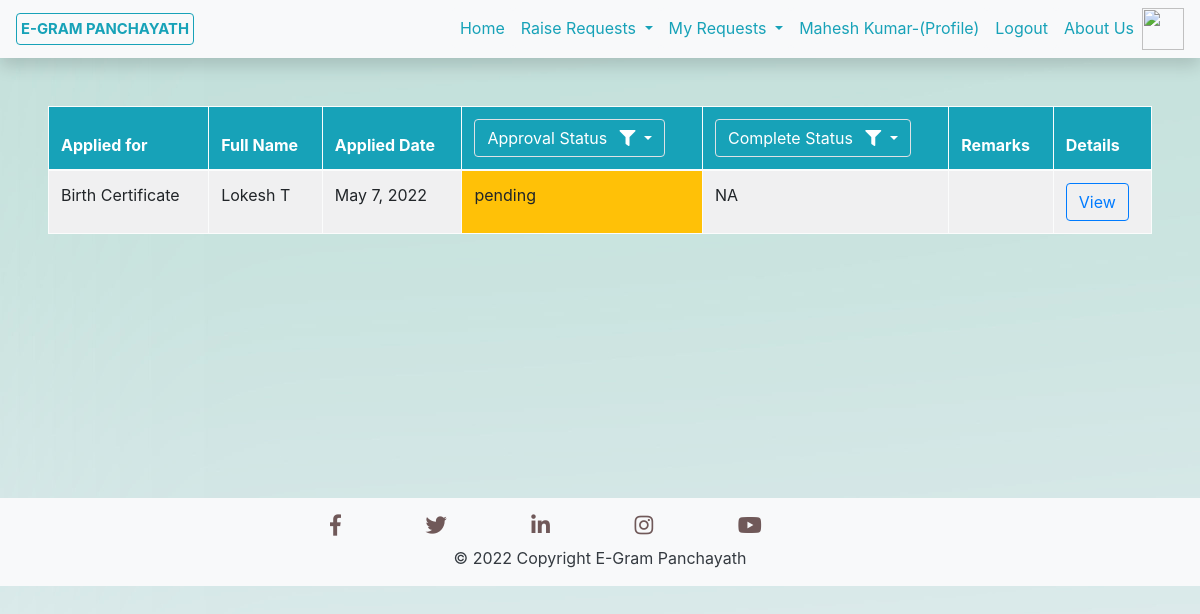
Page /My_Cert_Requests/ (signed in) on the earlier database version.
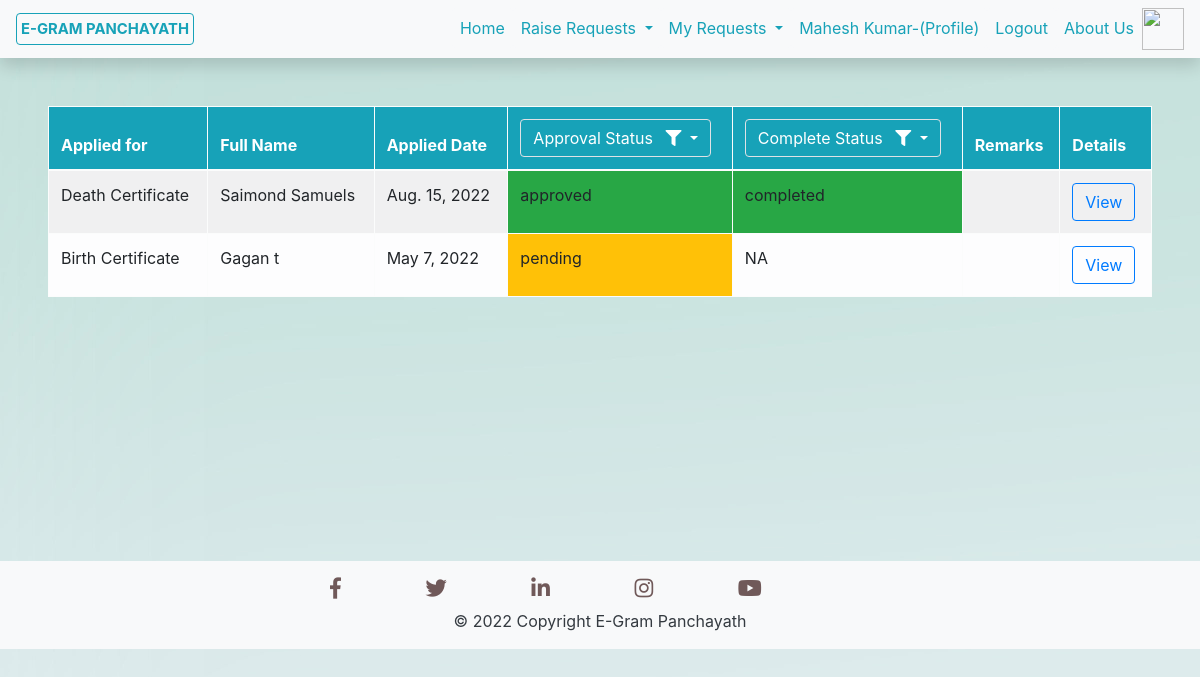
Same page on the later database version.
### Services/models.py (models this page shows, shortened)
class Certificates(models.Model):
    Cert_Name = models.CharField(max_length=50)
    Cand_Name = models.CharField(max_length=50)
    Father_Name = models.CharField(max_length=50)
    Mother_Name = models.CharField(max_length=50)
    Address = models.CharField(max_length=300)
    doc_name = models.CharField(max_length=30)
    Cert_Requested_By = models.ForeignKey(User, on_delete=models.CASCADE,default=None, null=True, blank=True)
    Cert_Applied_Date = models.DateTimeField(default=timezone.now)
    document_proof = models.FileField(upload_to='Files/',default=None, null=True, blank=True)
    Birth_Date = models.DateField()
    phoneno = models.CharField(max_length=10, default=None, null=True, blank=True)
    Birth_location = models.CharField(max_length=200, default=None, null=True, blank=True)
    Death_Date = models.DateField(default=None, null=True, blank=True)
    Death_location = models.CharField(max_length=200, default=None, null=True, blank=True)
    Cast = models.CharField(max_length=50, default=None, null=True, blank=True)
    Cast_Category = models.CharField(max_length=10, default=None, null=True, blank=True)
    Income_Value = models.CharField(max_length=20, default=None, null=True, blank=True)
    Remarks = models.TextField()
    Approval_Status = models.CharField(max_length=20)
    Completion_Status = models.CharField(max_length=20, default=None, null=True, blank=True)
    certificate = models.FileField(upload_to='Certificates/',default=None, null=True, blank=True)
    Cert_Estimated_Completion_Date = models.DateField(default=None, null=True, blank=True)

### Services/views.py (the view)
# urls.py: path('My_Cert_Requests/', My_Cert_Requests.as_view(), name='MyCertRequests'),
class My_Cert_Requests(ListView):
    model = Certificates
    template_name = "Services/MyCertRequests.html"
    context_object_name = 'requests'
    paginate_by = 5
    def get_queryset(self):
        req = Certificates.objects.filter(Cert_Requested_By=self.request.user).order_by('-Cert_Applied_Date')
        def ExecQuery(req, Cert):
            key = list(Cert.keys())[0]
            if key=='Cert_Approval_Status':
                req = req.filter(Approval_Status=Cert[key]).order_by('-Cert_Applied_Date')
            if key=='Cert_Completion_Status':
                req = req.filter(Completion_Status=Cert[key]).order_by('-Cert_Applied_Date')
            return req
        if self.request.GET.get('idAppStatus'):
            req = ExecQuery(req, {'Cert_Approval_Status':self.request.GET.get('idAppStatus')})
        if self.request.GET.get('idCompStatus'):
            req = ExecQuery(req, {'Cert_Completion_Status':self.request.GET.get('idCompStatus')})
        return req

### Services/templates/Services/MyCertRequests.html (shortened to what this page needs)
{% extends 'Services/Base.html' %}
{% block content %}
<div class="p-5">
    <form method="get" action="#">
    <table class="rounded table table-hover table-bordered table-striped table-light">
        <thead class="bg-info text-white">
            <tr>
                <th scope="col">Applied for</th>
                <th scope="col">Full Name</th>
                <th scope="col">Applied Date</th>
                <th scope="col">
                    <div class="dropdown">
                        <button class="btn btn-info border dropdown-toggle" type="button" id="dropdownMenuButton" data-toggle="dropdown" aria-haspopup="true" aria-expanded="false">
                          Approval Status <i class="fas fa-filter ml-2"></i>
                        </button>
                      </div>
                </th>
                <th scope="col">
                    <div class="dropdown">
                        <button class="btn btn-info border dropdown-toggle" type="button" id="dropdownMenuButton" data-toggle="dropdown" aria-haspopup="true" aria-expanded="false">
                          Complete Status <i class="fas fa-filter ml-2"></i>
                        </button>
                      </div>
                </th>
                <th scope="col">Remarks</th>
                <th scope="col">Details</th>
            </tr>
        </thead>
        <tbody>
        {% for request in requests %}
        <tr>
            <td>{{ request.Cert_Name }}</td>
            <td scope="row"> {{ request.Cand_Name }} </td>
            <td>{{ request.Cert_Applied_Date.date }}</td>
            {% if request.Approval_Status == 'pending' %}
                <td class="bg-warning">{{ request.Approval_Status }}</td>
            {% elif request.Approval_Status == 'approved' %}
                <td class="bg-success">{{ request.Approval_Status }}</td>
            {% elif request.Approval_Status == 'rejected' %}
                <td class="bg-danger">{{ request.Approval_Status }}</td>
            {% endif %}
            {% if request.Completion_Status == 'pending' %}
                <td class="bg-warning">{{ request.Completion_Status }}</td>
            {% elif request.Completion_Status == 'completed' %}
                <td class="bg-success">{{ request.Completion_Status }}</td>
            {% elif request.Completion_Status == 'rejected' %}
                <td class="bg-danger">{{ request.Completion_Status }}</td>
            {% else %}
                <td class="">{{ request.Completion_Status }}</td>
            {% endif %}
            <td>{{ request.Cert_Remarks }}</td>
            <td>
                <a class="btn btn-outline-primary" href="{% url 'certificate-detail' request.id %}">View</a>
            </td>
          </tr>
        {% empty %}
        <tr>
            <td align="center" colspan="7" >No Entries</td>
        </tr>
        {% endfor %}
        </tbody>
        </table>
    </form>
</div>
{% endblock content %}

Differences in the rows shown:
added Certificates: Cert_Name "Death Certificate", Cand_Name "Saimond Samuels", Cert_Applied_Date "Aug. 15, 2022", Approval_Status "approved", Completion_Status "completed"
changed Certificates "Birth Certificate": Cand_Name "Lokesh T" → "Gagan t"
